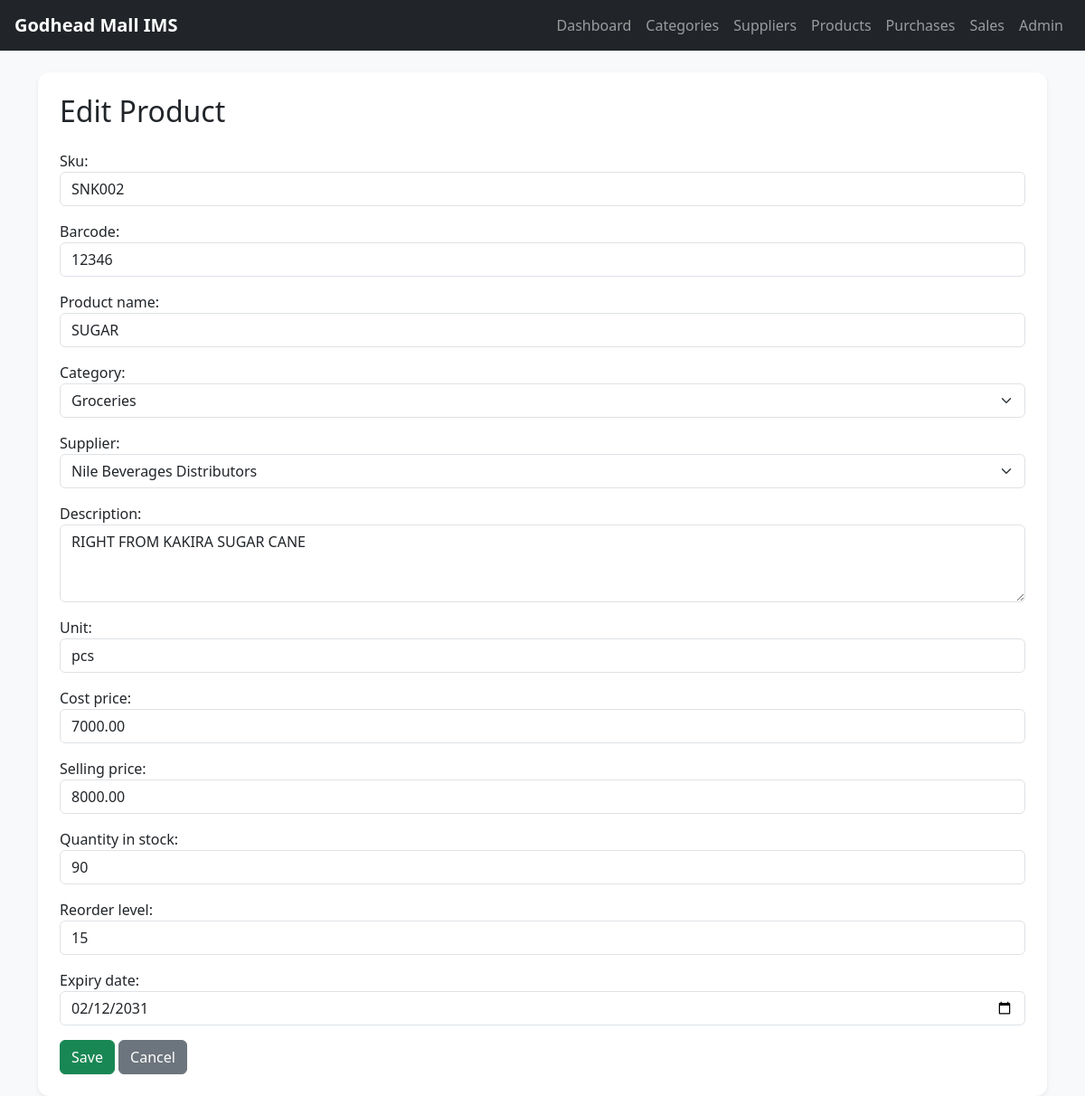
The page /products/edit/2/ on the database as committed earlier.
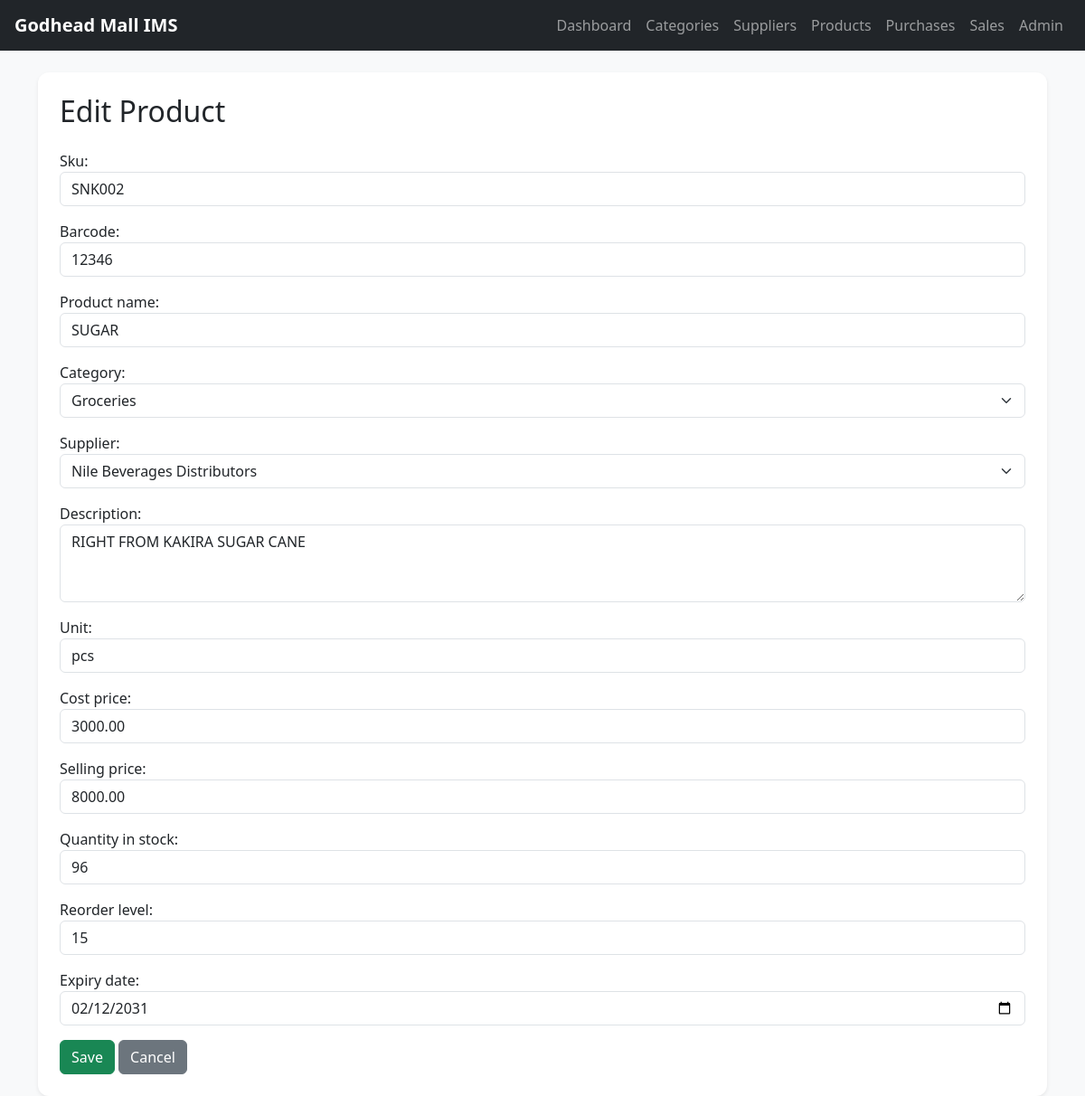
The same page on the database as committed later.
### myinven/models.py (models this page shows, shortened)
class Product(models.Model):
    sku = models.CharField(max_length=50, unique=True)
    barcode = models.CharField(max_length=100, blank=True, null=True)
    product_name = models.CharField(max_length=200)
    category = models.ForeignKey(Category, on_delete=models.CASCADE, related_name='products')
    supplier = models.ForeignKey(Supplier, on_delete=models.SET_NULL, null=True, blank=True, related_name='products')
    description = models.TextField(blank=True, null=True)
    unit = models.CharField(max_length=50, default='pcs')
    cost_price = models.DecimalField(max_digits=12, decimal_places=2)
    selling_price = models.DecimalField(max_digits=12, decimal_places=2)
    quantity_in_stock = models.PositiveIntegerField(default=0)
    reorder_level = models.PositiveIntegerField(default=5)
    expiry_date = models.DateField(blank=True, null=True)
    created_at = models.DateTimeField(auto_now_add=True)
    updated_at = models.DateTimeField(auto_now=True)

### myinven/views.py (the view)
# urls.py: path('products/edit/<int:pk>/', views.product_update, name='product_update'),
def product_update(request, pk):
    product = get_object_or_404(Product, pk=pk)
    form = ProductForm(request.POST or None, instance=product)
    if form.is_valid():
        form.save()
        messages.success(request, "Product updated successfully.")
        return redirect('product_list')
    return render(request, 'inventory/product_form.html', {'form': form, 'title': 'Edit Product'})

### myinven/models.py (called while the page is built)
    def __str__(self):
        return self.name

    def __str__(self):
        return self.supplier_name

### myinven/templates/inventory/product_form.html (shortened to what this page needs)
{% extends 'inventory/base.html' %}
{% block content %}
<div class="card shadow-sm p-4">
    <h2 class="mb-4">{{ title }}</h2>
    <form method="post">
        {{ form.as_p }}
        <button type="submit" class="btn btn-success">Save</button>
        <a href="{% url 'product_list' %}" class="btn btn-secondary">Cancel</a>
    </form>
</div>
{% endblock %}

Rows that differ between the two databases and show on the page:
changed Product "SNK002": cost_price "7000.00" → "3000.00"; quantity_in_stock "90" → "96"
